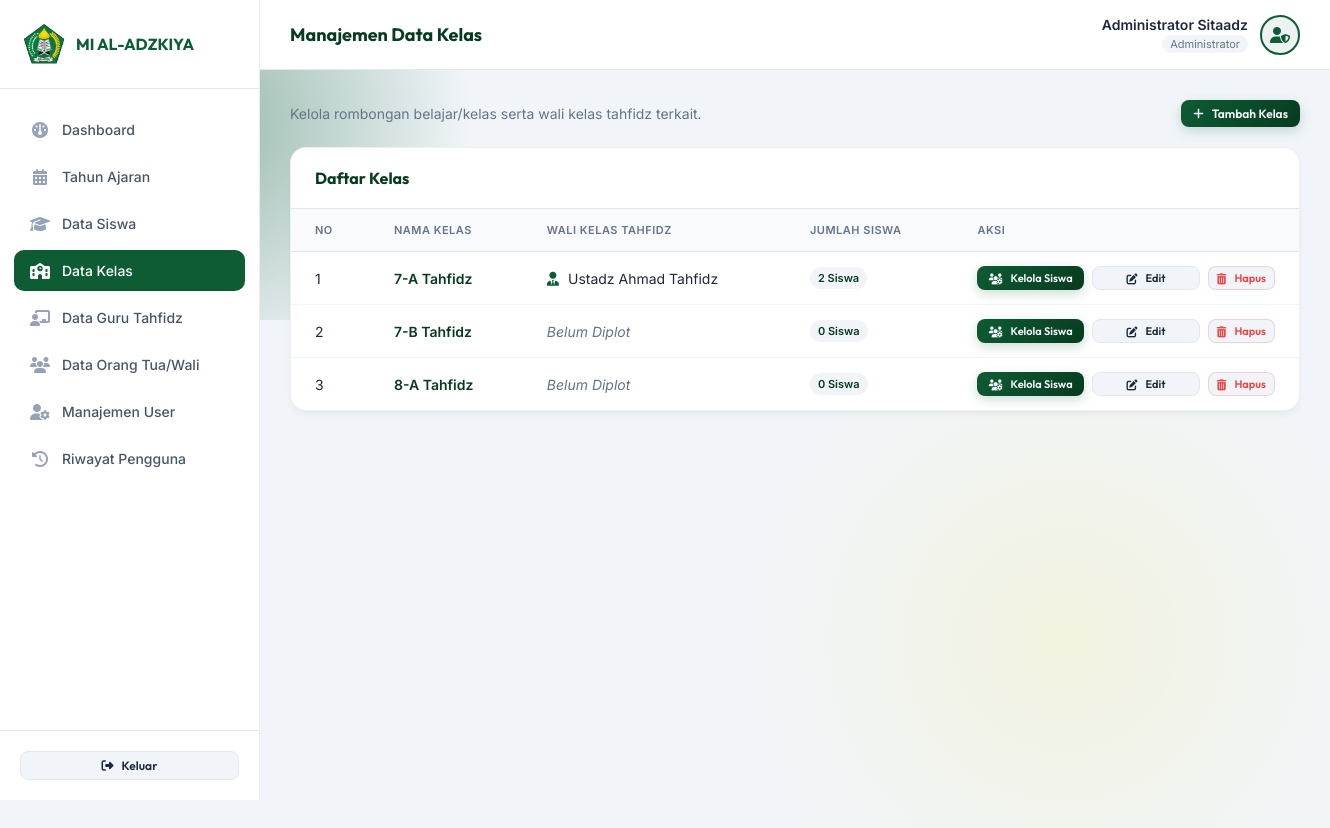
Page /admin/kelas.php (signed in) on the committed database.
### tables this page shows
CREATE TABLE kelas (
    id INT AUTO_INCREMENT PRIMARY KEY,
    nama_kelas VARCHAR(30) NOT NULL UNIQUE,
    wali_kelas_id INT,
    FOREIGN KEY (wali_kelas_id) REFERENCES guru_tahfidz(id) ON DELETE SET NULL
);

CREATE TABLE guru_tahfidz (
    id INT AUTO_INCREMENT PRIMARY KEY,
    user_id INT NOT NULL UNIQUE,
    nip VARCHAR(30) UNIQUE,
    nama_lengkap VARCHAR(100) NOT NULL,
    no_hp VARCHAR(20),
    foto_profil VARCHAR(255) NULL,
    FOREIGN KEY (user_id) REFERENCES users(id) ON DELETE CASCADE
);

### admin/kelas.php (the view, shortened to what this page needs)
<?php
require_once 'header.php';
$list_kelas = [];
try {
    $list_kelas = $pdo->query("
        SELECT k.*, g.nama_lengkap AS nama_wali, COUNT(s.id) AS jumlah_siswa
        FROM kelas k
        LEFT JOIN guru_tahfidz g ON k.wali_kelas_id = g.id
        LEFT JOIN siswa s ON s.kelas_id = k.id
        GROUP BY k.id, g.nama_lengkap
        ORDER BY k.nama_kelas ASC
    ")->fetchAll();
} catch (\PDOException $e) {
    $error = 'Gagal memuat data: ' . $e->getMessage();
}
?>
<div style="margin-bottom: 20px; display: flex; justify-content: space-between; align-items: center;">
    <div>
        <p style="font-size: 14px; color: var(--text-muted);">Kelola rombongan belajar/kelas serta wali kelas tahfidz terkait.</p>
    </div>
    <button onclick="showAddModal()" class="btn btn-primary btn-sm" style="width: auto;">
        <i class="fa-solid fa-plus"></i> Tambah Kelas
    </button>
</div>
<div class="admin-card-table">
    <div class="admin-card-header">
        <h2>Daftar Kelas</h2>
    </div>
    <div class="table-responsive">
        <table class="table-admin">
            <thead>
                <tr>
                    <th>No</th>
                    <th>Nama Kelas</th>
                    <th>Wali Kelas Tahfidz</th>
                    <th>Jumlah Siswa</th>
                    <th>Aksi</th>
                </tr>
            </thead>
            <tbody>
                <?php if (empty($list_kelas)): ?>
                    <tr>
                        <td colspan="5" style="text-align: center; color: var(--text-muted);">Belum ada data kelas.</td>
                    </tr>
                <?php else: ?>
                    <?php $no = 1; foreach ($list_kelas as $kelas): ?>
                        <tr>
                            <td><?php echo $no++; ?></td>
                            <td style="font-weight: 600; color: var(--primary-dark);"><?php echo htmlspecialchars($kelas['nama_kelas']); ?></td>
                            <td>
                                <?php if ($kelas['nama_wali']): ?>
                                    <i class="fa-solid fa-user-tie" style="color: var(--primary-color); margin-right: 5px;"></i>
                                    <?php echo htmlspecialchars($kelas['nama_wali']); ?>
                                <?php else: ?>
                                    <span style="color: var(--text-muted); font-style: italic;">Belum Diplot</span>
                                <?php endif; ?>
                            </td>
                            <td>
                                <span class="badge-status badge-active" style="background-color: #f1f5f9; color: var(--primary-dark);">
                                    <?php echo intval($kelas['jumlah_siswa']); ?> Siswa
                                </span>
                            </td>
                            <td>
                                <div class="action-buttons">
                                    <button onclick="showManageSiswaModal(<?php echo $kelas['id']; ?>, '<?php echo htmlspecialchars($kelas['nama_kelas']); ?>')" class="btn btn-primary btn-sm" style="padding: 4px 8px; font-size: 11px;">
                                        <i class="fa-solid fa-users-gear"></i> Kelola Siswa
                                    </button>
                                    <button onclick="showEditModal(<?php echo $kelas['id']; ?>, '<?php echo htmlspecialchars($kelas['nama_kelas']); ?>', '<?php echo $kelas['wali_kelas_id']; ?>')" class="btn btn-secondary btn-sm" style="padding: 4px 8px; font-size: 11px;">
                                        <i class="fa-solid fa-pen-to-square"></i> Edit
                                    </button>
                                    <form action="kelas.php" method="POST" style="display:inline;" onsubmit="return confirm('Apakah Anda yakin ingin menghapus kelas ini?');">
                                        <button type="submit" class="btn btn-secondary btn-sm" style="color: var(--error-color); border-color: rgba(239, 68, 68, 0.2); padding: 4px 8px; font-size: 11px;">
                                            <i class="fa-solid fa-trash-can"></i> Hapus
                                        </button>
                                    </form>
                                </div>
                            </td>
                        </tr>
                    <?php endforeach; ?>
                <?php endif; ?>
            </tbody>
        </table>
    </div>
</div>
</main>
</div>
</div>
</body>
</html>

### assets/css/style.css (style rules this page uses)
:root { --primary-color: #0d5c34; --primary-light: #15804c; --primary-dark: #073b20; --accent-color: #ffd700; --accent-dark: #ccab00; --accent-glow: rgba(255, 215, 0, 0.35); --bg-dark: #0a140f; --text-main: #1e293b; --text-muted: #64748b; --text-light: #f8fafc; --card-bg: #ffffff; --card-border: rgba(13, 92, 52, 0.15); --error-color: #ef4444; --success-color: #10b981; --transition-speed: 0.3s; --font-heading: 'Outfit', sans-serif; --font-body: 'Inter', sans-serif; }
* { margin: 0; padding: 0; box-sizing: border-box; }
body { font-family: var(--font-body); background-color: var(--bg-dark); color: var(--text-main); min-height: 100vh; display: flex; justify-content: center; align-items: center; overflow-x: hidden; position: relative; }
body::before { content: ''; position: absolute; top: -10%; left: -10%; width: 50%; height: 50%; background: radial-gradient(circle, rgba(13, 92, 52, 0.4) 0%, transparent 70%); z-index: -1; pointer-events: none; }
body::after { content: ''; position: absolute; bottom: -10%; right: -10%; width: 60%; height: 60%; background: radial-gradient(circle, rgba(255, 215, 0, 0.1) 0%, transparent 70%); z-index: -1; pointer-events: none; }
.btn { width: 100%; padding: 14px; border: none; border-radius: 12px; font-family: var(--font-heading); font-size: 15px; font-weight: 600; cursor: pointer; transition: all var(--transition-speed); display: inline-flex; justify-content: center; align-items: center; gap: 8px; text-decoration: none; }
.btn-primary { background: linear-gradient(135deg, var(--primary-color) 0%, var(--primary-dark) 100%); color: var(--text-light); box-shadow: 0 4px 12px rgba(13, 92, 52, 0.2); }
.btn-secondary { background-color: #f1f5f9; color: var(--text-main); border: 1.5px solid #e2e8f0; }
.admin-body { background-color: #f1f5f9; color: var(--text-main); display: block; min-height: 100vh; overflow-x: hidden; }
.admin-card-table { background-color: #ffffff; border: 1px solid rgba(13, 92, 52, 0.08); border-radius: 16px; box-shadow: 0 4px 6px -1px rgba(0, 0, 0, 0.05); margin-bottom: 30px; overflow: hidden; }
.admin-card-header { padding: 20px 24px; border-bottom: 1px solid #e2e8f0; display: flex; justify-content: space-between; align-items: center; flex-wrap: wrap; gap: 15px; }
.admin-card-header h2 { font-family: var(--font-heading); font-size: 16px; font-weight: 700; color: var(--primary-dark); }
.table-responsive { width: 100%; overflow-x: auto; }
.table-admin { width: 100%; border-collapse: collapse; text-align: left; font-size: 14px; }
.table-admin th { background-color: #f8fafc; color: var(--text-muted); font-weight: 600; padding: 14px 24px; border-bottom: 1px solid #e2e8f0; text-transform: uppercase; font-size: 11px; letter-spacing: 0.5px; }
.table-admin td { padding: 14px 24px; border-bottom: 1px solid #f1f5f9; color: var(--text-main); }
.table-admin tr:last-child td { border-bottom: none; }
.badge-status { display: inline-block; padding: 4px 8px; font-size: 11px; font-weight: 600; border-radius: 20px; }
.badge-active { background-color: #dcfce7; color: #15803d; }
.btn-sm { padding: 6px 12px; font-size: 12px; border-radius: 8px; }
.action-buttons { display: flex; gap: 8px; }

### rows in the picture
kelas: nama_kelas "7-A Tahfidz", wali_kelas.nama_lengkap "Ustadz Ahmad Tahfidz", jumlah_siswa "2"
kelas: nama_kelas "7-B Tahfidz", shows "Belum Diplot", jumlah_siswa "0"
kelas: nama_kelas "8-A Tahfidz", shows "Belum Diplot", jumlah_siswa "0"

### other values in the picture
$nama_admin "Administrator Sitaadz"
